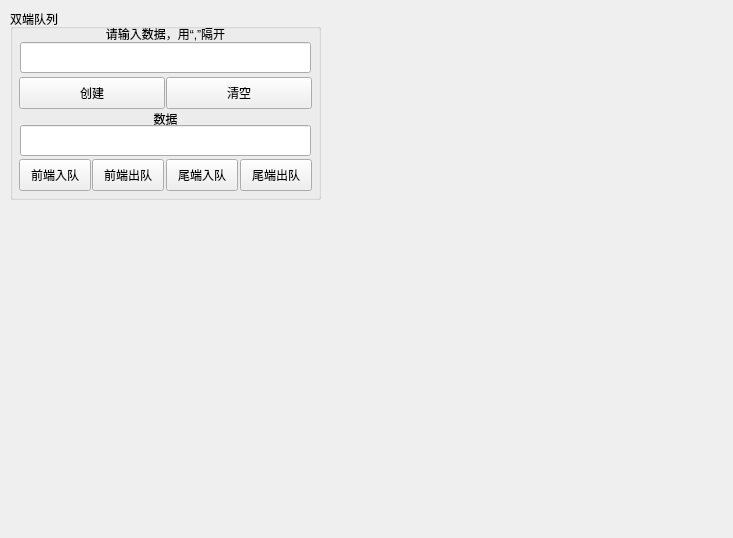
<?xml version="1.0" encoding="UTF-8"?>
<ui version="4.0">
 <class>DequeueUI</class>
 <widget class="QWidget" name="DequeueUI">
  <property name="geometry">
   <rect>
    <x>0</x>
    <y>0</y>
    <width>733</width>
    <height>538</height>
   </rect>
  </property>
  <property name="windowTitle">
   <string>Form</string>
  </property>
  <widget class="QGroupBox" name="groupBox">
   <property name="geometry">
    <rect>
     <x>10</x>
     <y>9</y>
     <width>311</width>
     <height>191</height>
    </rect>
   </property>
   <property name="title">
    <string>双端队列</string>
   </property>
   <widget class="QLabel" name="label_3">
    <property name="geometry">
     <rect>
      <x>10</x>
      <y>15</y>
      <width>291</width>
      <height>20</height>
     </rect>
    </property>
    <property name="layoutDirection">
     <enum>Qt::LeftToRight</enum>
    </property>
    <property name="text">
     <string>&lt;html&gt;&lt;head/&gt;&lt;body&gt;&lt;p align=&quot;center&quot;&gt;请输入数据，用“,”隔开&lt;/p&gt;&lt;/body&gt;&lt;/html&gt;</string>
    </property>
   </widget>
   <widget class="QPushButton" name="cleanButton">
    <property name="geometry">
     <rect>
      <x>156</x>
      <y>68</y>
      <width>146</width>
      <height>32</height>
     </rect>
    </property>
    <property name="text">
     <string>清空</string>
    </property>
   </widget>
   <widget class="QPushButton" name="createButton">
    <property name="geometry">
     <rect>
      <x>9</x>
      <y>68</y>
      <width>146</width>
      <height>32</height>
     </rect>
    </property>
    <property name="text">
     <string>创建</string>
    </property>
   </widget>
   <widget class="QLineEdit" name="dataEdit">
    <property name="geometry">
     <rect>
      <x>10</x>
      <y>33</y>
      <width>291</width>
      <height>31</height>
     </rect>
    </property>
   </widget>
   <widget class="QLabel" name="label_6">
    <property name="geometry">
     <rect>
      <x>10</x>
      <y>100</y>
      <width>291</width>
      <height>20</height>
     </rect>
    </property>
    <property name="layoutDirection">
     <enum>Qt::LeftToRight</enum>
    </property>
    <property name="text">
     <string>&lt;html&gt;&lt;head/&gt;&lt;body&gt;&lt;p align=&quot;center&quot;&gt;数据&lt;/p&gt;&lt;/body&gt;&lt;/html&gt;</string>
    </property>
   </widget>
   <widget class="QLineEdit" name="insertEdit">
    <property name="geometry">
     <rect>
      <x>10</x>
      <y>116</y>
      <width>291</width>
      <height>31</height>
     </rect>
    </property>
   </widget>
   <widget class="QPushButton" name="headinsertButton">
    <property name="geometry">
     <rect>
      <x>9</x>
      <y>150</y>
      <width>72</width>
      <height>32</height>
     </rect>
    </property>
    <property name="text">
     <string>前端入队</string>
    </property>
   </widget>
   <widget class="QPushButton" name="tailinsertButton">
    <property name="geometry">
     <rect>
      <x>156</x>
      <y>150</y>
      <width>72</width>
      <height>32</height>
     </rect>
    </property>
    <property name="text">
     <string>尾端入队</string>
    </property>
   </widget>
   <widget class="QPushButton" name="taildeleteButton">
    <property name="geometry">
     <rect>
      <x>230</x>
      <y>150</y>
      <width>72</width>
      <height>32</height>
     </rect>
    </property>
    <property name="text">
     <string>尾端出队</string>
    </property>
   </widget>
   <widget class="QPushButton" name="headdeleteButton">
    <property name="geometry">
     <rect>
      <x>82</x>
      <y>150</y>
      <width>72</width>
      <height>32</height>
     </rect>
    </property>
    <property name="text">
     <string>前端出队</string>
    </property>
   </widget>
  </widget>
 </widget>
 <tabstops>
  <tabstop>cleanButton</tabstop>
  <tabstop>dataEdit</tabstop>
  <tabstop>createButton</tabstop>
  <tabstop>headdeleteButton</tabstop>
  <tabstop>taildeleteButton</tabstop>
  <tabstop>insertEdit</tabstop>
  <tabstop>headinsertButton</tabstop>
  <tabstop>tailinsertButton</tabstop>
 </tabstops>
 <resources/>
 <connections>
  <connection>
   <sender>cleanButton</sender>
   <signal>clicked()</signal>
   <receiver>DequeueUI</receiver>
   <slot>on_clean_btn_clicked()</slot>
   <hints>
    <hint type="sourcelabel">
     <x>391</x>
     <y>176</y>
    </hint>
    <hint type="destinationlabel">
     <x>443</x>
     <y>182</y>
    </hint>
   </hints>
  </connection>
  <connection>
   <sender>headinsertButton</sender>
   <signal>clicked()</signal>
   <receiver>DequeueUI</receiver>
   <slot>on_headinsert_btn_clicked()</slot>
   <hints>
    <hint type="sourcelabel">
     <x>278</x>
     <y>269</y>
    </hint>
    <hint type="destinationlabel">
     <x>443</x>
     <y>252</y>
    </hint>
   </hints>
  </connection>
  <connection>
   <sender>tailinsertButton</sender>
   <signal>clicked()</signal>
   <receiver>DequeueUI</receiver>
   <slot>on_tailinsert_btn_clicked()</slot>
   <hints>
    <hint type="sourcelabel">
     <x>347</x>
     <y>275</y>
    </hint>
    <hint type="destinationlabel">
     <x>443</x>
     <y>285</y>
    </hint>
   </hints>
  </connection>
  <connection>
   <sender>headdeleteButton</sender>
   <signal>clicked()</signal>
   <receiver>DequeueUI</receiver>
   <slot>on_headdelete_btn_clicked()</slot>
   <hints>
    <hint type="sourcelabel">
     <x>240</x>
     <y>277</y>
    </hint>
    <hint type="destinationlabel">
     <x>441</x>
     <y>349</y>
    </hint>
   </hints>
  </connection>
  <connection>
   <sender>taildeleteButton</sender>
   <signal>clicked()</signal>
   <receiver>DequeueUI</receiver>
   <slot>on_taildelete_btn_clicked()</slot>
   <hints>
    <hint type="sourcelabel">
     <x>330</x>
     <y>277</y>
    </hint>
    <hint type="destinationlabel">
     <x>443</x>
     <y>401</y>
    </hint>
   </hints>
  </connection>
  <connection>
   <sender>createButton</sender>
   <signal>clicked()</signal>
   <receiver>DequeueUI</receiver>
   <slot>on_create_btn_clicked()</slot>
   <hints>
    <hint type="sourcelabel">
     <x>120</x>
     <y>93</y>
    </hint>
    <hint type="destinationlabel">
     <x>554</x>
     <y>60</y>
    </hint>
   </hints>
  </connection>
 </connections>
 <slots>
  <slot>on_clean_btn_clicked()</slot>
  <slot>on_create_btn_clicked()</slot>
  <slot>on_delete_btn_clicked()</slot>
  <slot>on_headinsert_btn_clicked()</slot>
  <slot>on_tailinsert_btn_clicked()</slot>
  <slot>on_locationinsert_btn_clicked()</slot>
  <slot>on_headdelete_btn_clicked()</slot>
  <slot>on_taildelete_btn_clicked()</slot>
  <slot>on_locationdelete_btn_clicked()</slot>
  <slot>on_search_btn_clicked()</slot>
  <slot>text()</slot>
 </slots>
</ui>
